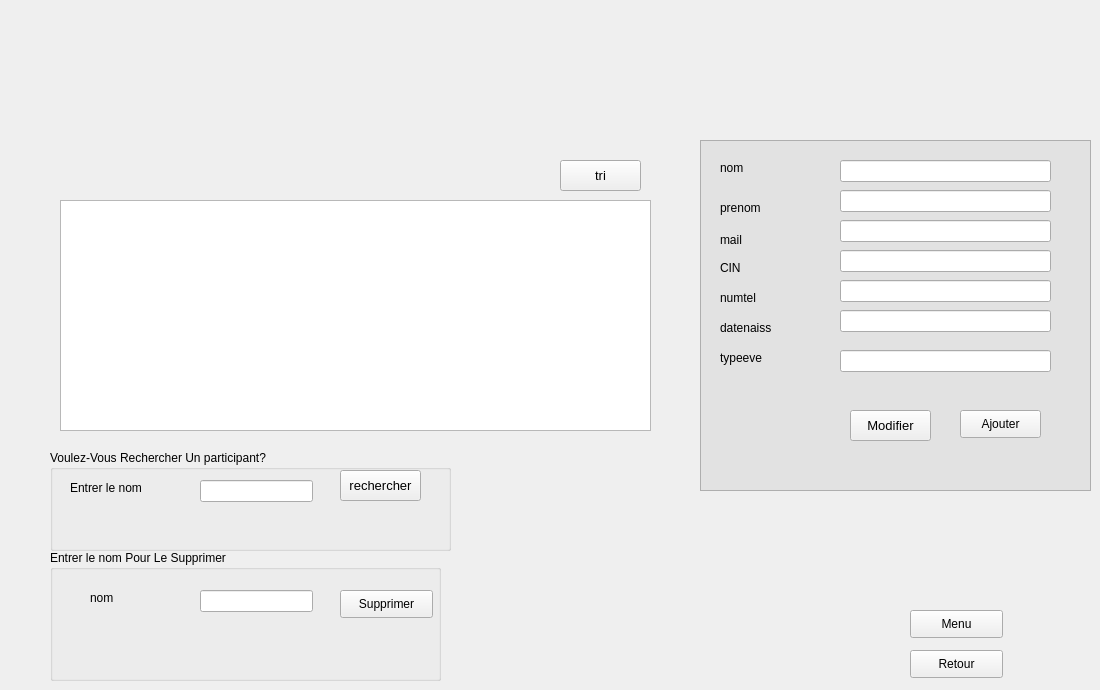
    <widget class="QWidget" name="page_9">
     <widget class="QPushButton" name="pb_tri_2">
      <property name="geometry">
       <rect>
        <x>560</x>
        <y>160</y>
        <width>81</width>
        <height>31</height>
       </rect>
      </property>
      <property name="font">
       <font>
        <family>MS Shell Dlg 2</family>
        <pointsize>10</pointsize>
        <weight>50</weight>
        <bold>false</bold>
        <underline>false</underline>
        <strikeout>false</strikeout>
       </font>
      </property>
      <property name="styleSheet">
       <string notr="true">QPushButton {

padding: 1px;

border-style: solid;

border: 2px solid gray;

border-radius: 8px;

background-color: rgb(170, 150, 123);

border:2px solid #000;

}

QPushButton {

     color: #fff !important;



text-decoration: none;

background: #ffb300;



border-radius: 5px;

display: inline-block;

border: none;

transition: all 0.4s ease 0s;

 }

 QPushButton:hover {

     background: #ffcc00;

	background-color: ;

letter-spacing: 1px;

-webkit-box-shadow: 0px 5px 40px -10px rgba(0,0,0,0.57);

-moz-box-shadow: 0px 5px 40px -10px rgba(0,0,0,0.57);

box-shadow: 5px 40px -10px rgba(0,0,0,0.57);

transition: all 0.4s ease 0s;

 }

Police:

MS Shell Dlg2 ,10</string>
      </property>
      <property name="text">
       <string>tri</string>
      </property>
     </widget>
     <widget class="QGroupBox" name="groupBox_8">
      <property name="geometry">
       <rect>
        <x>50</x>
        <y>450</y>
        <width>401</width>
        <height>101</height>
       </rect>
      </property>
      <property name="title">
       <string>Voulez-Vous Rechercher Un participant?</string>
      </property>
      <widget class="QLabel" name="label_24">
       <property name="geometry">
        <rect>
         <x>20</x>
         <y>30</y>
         <width>211</width>
         <height>16</height>
        </rect>
       </property>
       <property name="text">
        <string>Entrer le nom</string>
       </property>
      </widget>
      <widget class="QLineEdit" name="lineEditrech_2">
       <property name="geometry">
        <rect>
         <x>150</x>
         <y>30</y>
         <width>113</width>
         <height>22</height>
        </rect>
       </property>
      </widget>
      <widget class="QPushButton" name="pb_rechercher_2">
       <property name="geometry">
        <rect>
         <x>290</x>
         <y>20</y>
         <width>81</width>
         <height>31</height>
        </rect>
       </property>
       <property name="font">
        <font>
         <family>MS Shell Dlg 2</family>
         <pointsize>10</pointsize>
         <weight>50</weight>
         <bold>false</bold>
         <underline>false</underline>
         <strikeout>false</strikeout>
        </font>
       </property>
       <property name="styleSheet">
        <string notr="true">QPushButton {

padding: 1px;

border-style: solid;

border: 2px solid gray;

border-radius: 8px;

background-color: rgb(170, 150, 123);

border:2px solid #000;

}

QPushButton {

     color: #fff !important;



text-decoration: none;

background: #ffb300;



border-radius: 5px;

display: inline-block;

border: none;

transition: all 0.4s ease 0s;

 }

 QPushButton:hover {

     background: #ffcc00;

	background-color: ;

letter-spacing: 1px;

-webkit-box-shadow: 0px 5px 40px -10px rgba(0,0,0,0.57);

-moz-box-shadow: 0px 5px 40px -10px rgba(0,0,0,0.57);

box-shadow: 5px 40px -10px rgba(0,0,0,0.57);

transition: all 0.4s ease 0s;

 }

Police:

MS Shell Dlg2 ,10</string>
       </property>
       <property name="text">
        <string>rechercher</string>
       </property>
      </widget>
      <widget class="QLabel" name="label_36">
       <property name="geometry">
        <rect>
         <x>320</x>
         <y>60</y>
         <width>47</width>
         <height>31</height>
        </rect>
       </property>
       <property name="styleSheet">
        <string notr="true">image:url(:/Downloads/find2.png)</string>
       </property>
       <property name="text">
        <string/>
       </property>
      </widget>
     </widget>
     <widget class="QTableView" name="tabparticipant">
      <property name="geometry">
       <rect>
        <x>60</x>
        <y>200</y>
        <width>591</width>
        <height>231</height>
       </rect>
      </property>
     </widget>
     <widget class="QGroupBox" name="groupBox_10">
      <property name="geometry">
       <rect>
        <x>50</x>
        <y>550</y>
        <width>391</width>
        <height>131</height>
       </rect>
      </property>
      <property name="title">
       <string>Entrer le nom Pour Le Supprimer</string>
      </property>
      <widget class="QLabel" name="label_35">
       <property name="geometry">
        <rect>
         <x>40</x>
         <y>40</y>
         <width>91</width>
         <height>16</height>
        </rect>
       </property>
       <property name="text">
        <string>nom</string>
       </property>
      </widget>
      <widget class="QLineEdit" name="lineEdit_noms">
       <property name="geometry">
        <rect>
         <x>150</x>
         <y>40</y>
         <width>113</width>
         <height>22</height>
        </rect>
       </property>
      </widget>
      <widget class="QPushButton" name="pb_supprimer2">
       <property name="geometry">
        <rect>
         <x>290</x>
         <y>40</y>
         <width>93</width>
         <height>28</height>
        </rect>
       </property>
       <property name="styleSheet">
        <string notr="true">QPushButton {

padding: 1px;

border-style: solid;

border: 2px solid gray;

border-radius: 8px;

background-color: rgb(170, 150, 123);

border:2px solid #000;

}

QPushButton {

     color: #fff !important;



text-decoration: none;

background: #ffb300;



border-radius: 5px;

display: inline-block;

border: none;

transition: all 0.4s ease 0s;

 }

 QPushButton:hover {

     background: #ffcc00;

	background-color: ;

letter-spacing: 1px;

-webkit-box-shadow: 0px 5px 40px -10px rgba(0,0,0,0.57);

-moz-box-shadow: 0px 5px 40px -10px rgba(0,0,0,0.57);

box-shadow: 5px 40px -10px rgba(0,0,0,0.57);

transition: all 0.4s ease 0s;

 }

Police:

MS Shell Dlg2 ,10</string>
       </property>
       <property name="text">
        <string>Supprimer</string>
       </property>
      </widget>
      <widget class="QLabel" name="label_37">
       <property name="geometry">
        <rect>
         <x>320</x>
         <y>70</y>
         <width>47</width>
         <height>41</height>
        </rect>
       </property>
       <property name="styleSheet">
        <string notr="true">image:url(:/Downloads/delete2.png)</string>
       </property>
       <property name="text">
        <string/>
       </property>
      </widget>
     </widget>
     <widget class="QLineEdit" name="lineEdit_nom">
      <property name="geometry">
       <rect>
        <x>840</x>
        <y>160</y>
        <width>211</width>
        <height>22</height>
       </rect>
      </property>
     </widget>
     <widget class="QLineEdit" name="lineEdit_prenom">
      <property name="geometry">
       <rect>
        <x>840</x>
        <y>190</y>
        <width>211</width>
        <height>22</height>
       </rect>
      </property>
     </widget>
     <widget class="QLineEdit" name="lineEdit_mail">
      <property name="geometry">
       <rect>
        <x>840</x>
        <y>220</y>
        <width>211</width>
        <height>22</height>
       </rect>
      </property>
     </widget>
     <widget class="QLineEdit" name="lineEdit_CIN">
      <property name="geometry">
       <rect>
        <x>840</x>
        <y>250</y>
        <width>211</width>
        <height>22</height>
       </rect>
      </property>
     </widget>
     <widget class="QLineEdit" name="lineEdit_numtel">
      <property name="geometry">
       <rect>
        <x>840</x>
        <y>280</y>
        <width>211</width>
        <height>22</height>
       </rect>
      </property>
     </widget>
     <widget class="QLineEdit" name="lineEdit_datenaissance">
      <property name="geometry">
       <rect>
        <x>840</x>
        <y>310</y>
        <width>211</width>
        <height>22</height>
       </rect>
      </property>
     </widget>
     <widget class="QLineEdit" name="lineEdit_typeeve">
      <property name="geometry">
       <rect>
        <x>840</x>
        <y>350</y>
        <width>211</width>
        <height>22</height>
       </rect>
      </property>
     </widget>
     <widget class="QPushButton" name="pb_ajouter_2">
      <property name="geometry">
       <rect>
        <x>960</x>
        <y>410</y>
        <width>81</width>
        <height>28</height>
       </rect>
      </property>
      <property name="styleSheet">
       <string notr="true">QPushButton {

padding: 1px;

border-style: solid;

border: 2px solid gray;

border-radius: 8px;

background-color: rgb(170, 150, 123);

border:2px solid #000;

}

QPushButton {

     color: #fff !important;



text-decoration: none;

background: #ffb300;



border-radius: 5px;

display: inline-block;

border: none;

transition: all 0.4s ease 0s;

 }

 QPushButton:hover {

     background: #ffcc00;

	background-color: ;

letter-spacing: 1px;

-webkit-box-shadow: 0px 5px 40px -10px rgba(0,0,0,0.57);

-moz-box-shadow: 0px 5px 40px -10px rgba(0,0,0,0.57);

box-shadow: 5px 40px -10px rgba(0,0,0,0.57);

transition: all 0.4s ease 0s;

 }

Police:

MS Shell Dlg2 ,10</string>
      </property>
      <property name="text">
       <string>Ajouter</string>
      </property>
     </widget>
     <widget class="QPushButton" name="pb_modifier_2">
      <property name="geometry">
       <rect>
        <x>850</x>
        <y>410</y>
        <width>81</width>
        <height>31</height>
       </rect>
      </property>
      <property name="font">
       <font>
        <family>MS Shell Dlg 2</family>
        <pointsize>10</pointsize>
        <weight>50</weight>
        <bold>false</bold>
        <underline>false</underline>
        <strikeout>false</strikeout>
       </font>
      </property>
      <property name="styleSheet">
       <string notr="true">QPushButton {

padding: 1px;

border-style: solid;

border: 2px solid gray;

border-radius: 8px;

background-color: rgb(170, 150, 123);

border:2px solid #000;

}

QPushButton {

     color: #fff !important;



text-decoration: none;

background: #ffb300;



border-radius: 5px;

display: inline-block;

border: none;

transition: all 0.4s ease 0s;

 }

 QPushButton:hover {

     background: #ffcc00;

	background-color: ;

letter-spacing: 1px;

-webkit-box-shadow: 0px 5px 40px -10px rgba(0,0,0,0.57);

-moz-box-shadow: 0px 5px 40px -10px rgba(0,0,0,0.57);

box-shadow: 5px 40px -10px rgba(0,0,0,0.57);

transition: all 0.4s ease 0s;

 }

Police:

MS Shell Dlg2 ,10</string>
      </property>
      <property name="text">
       <string>Modifier</string>
      </property>
     </widget>
     <widget class="QLabel" name="label_23">
      <property name="geometry">
       <rect>
        <x>720</x>
        <y>160</y>
        <width>81</width>
        <height>16</height>
       </rect>
      </property>
      <property name="text">
       <string>nom</string>
      </property>
     </widget>
     <widget class="QLabel" name="label_22">
      <property name="geometry">
       <rect>
        <x>720</x>
        <y>200</y>
        <width>101</width>
        <height>16</height>
       </rect>
      </property>
      <property name="text">
       <string>prenom</string>
      </property>
     </widget>
     <widget class="QLabel" name="label_26">
      <property name="geometry">
       <rect>
        <x>720</x>
        <y>230</y>
        <width>81</width>
        <height>20</height>
       </rect>
      </property>
      <property name="text">
       <string>mail</string>
      </property>
     </widget>
     <widget class="QLabel" name="label_27">
      <property name="geometry">
       <rect>
        <x>720</x>
        <y>260</y>
        <width>81</width>
        <height>16</height>
       </rect>
      </property>
      <property name="text">
       <string>CIN</string>
      </property>
     </widget>
     <widget class="QLabel" name="label_28">
      <property name="geometry">
       <rect>
        <x>720</x>
        <y>290</y>
        <width>81</width>
        <height>16</height>
       </rect>
      </property>
      <property name="text">
       <string>numtel</string>
      </property>
     </widget>
     <widget class="QLabel" name="label_31">
      <property name="geometry">
       <rect>
        <x>720</x>
        <y>320</y>
        <width>81</width>
        <height>16</height>
       </rect>
      </property>
      <property name="text">
       <string>datenaiss</string>
      </property>
     </widget>
     <widget class="QLabel" name="label_32">
      <property name="geometry">
       <rect>
        <x>720</x>
        <y>350</y>
        <width>81</width>
        <height>16</height>
       </rect>
      </property>
      <property name="text">
       <string>typeeve</string>
      </property>
     </widget>
     <widget class="QPushButton" name="pushButton_11">
      <property name="geometry">
       <rect>
        <x>910</x>
        <y>610</y>
        <width>93</width>
        <height>28</height>
       </rect>
      </property>
      <property name="styleSheet">
       <string notr="true">QPushButton {

padding: 1px;

border-style: solid;

border: 2px solid gray;

border-radius: 8px;

background-color: rgb(170, 150, 123);

border:2px solid #000;

}

QPushButton {

     color: #fff !important;



text-decoration: none;

background: #ffb300;



border-radius: 5px;

display: inline-block;

border: none;

transition: all 0.4s ease 0s;

 }

 QPushButton:hover {

     background: #ffcc00;

	background-color: ;

letter-spacing: 1px;

-webkit-box-shadow: 0px 5px 40px -10px rgba(0,0,0,0.57);

-moz-box-shadow: 0px 5px 40px -10px rgba(0,0,0,0.57);

box-shadow: 5px 40px -10px rgba(0,0,0,0.57);

transition: all 0.4s ease 0s;

 }

Police:

MS Shell Dlg2 ,10</string>
      </property>
      <property name="text">
       <string>Menu</string>
      </property>
     </widget>
     <widget class="QPushButton" name="pushButton_12">
      <property name="geometry">
       <rect>
        <x>910</x>
        <y>650</y>
        <width>93</width>
        <height>28</height>
       </rect>
      </property>
      <property name="styleSheet">
       <string notr="true">QPushButton {

padding: 1px;

border-style: solid;

border: 2px solid gray;

border-radius: 8px;

background-color: rgb(170, 150, 123);

border:2px solid #000;

}

QPushButton {

     color: #fff !important;



text-decoration: none;

background: #ffb300;



border-radius: 5px;

display: inline-block;

border: none;

transition: all 0.4s ease 0s;

 }

 QPushButton:hover {

     background: #ffcc00;

	background-color: ;

letter-spacing: 1px;

-webkit-box-shadow: 0px 5px 40px -10px rgba(0,0,0,0.57);

-moz-box-shadow: 0px 5px 40px -10px rgba(0,0,0,0.57);

box-shadow: 5px 40px -10px rgba(0,0,0,0.57);

transition: all 0.4s ease 0s;

 }

Police:

MS Shell Dlg2 ,10</string>
      </property>
      <property name="text">
       <string>Retour</string>
      </property>
     </widget>
     <widget class="QLabel" name="label_29">
      <property name="geometry">
       <rect>
        <x>980</x>
        <y>450</y>
        <width>47</width>
        <height>31</height>
       </rect>
      </property>
      <property name="styleSheet">
       <string notr="true">image:url(:/Downloads/add2.png)</string>
      </property>
      <property name="text">
       <string/>
      </property>
     </widget>
     <widget class="QLabel" name="label_30">
      <property name="geometry">
       <rect>
        <x>870</x>
        <y>450</y>
        <width>47</width>
        <height>31</height>
       </rect>
      </property>
      <property name="styleSheet">
       <string notr="true">image:url(:/Downloads/update2.png)</string>
      </property>
      <property name="text">
       <string/>
      </property>
     </widget>
     <widget class="QLabel" name="label_33">
      <property name="geometry">
       <rect>
        <x>1030</x>
        <y>610</y>
        <width>47</width>
        <height>31</height>
       </rect>
      </property>
      <property name="styleSheet">
       <string notr="true">image:url(:/Downloads/menu2.png)</string>
      </property>
      <property name="text">
       <string/>
      </property>
     </widget>
     <widget class="QLabel" name="label_34">
      <property name="geometry">
       <rect>
        <x>1020</x>
        <y>650</y>
        <width>47</width>
        <height>31</height>
       </rect>
      </property>
      <property name="styleSheet">
       <string notr="true">image:url(:/Downloads/return2.png)</string>
      </property>
      <property name="text">
       <string/>
      </property>
     </widget>
     <widget class="QListWidget" name="listWidget_2">
      <property name="geometry">
       <rect>
        <x>700</x>
        <y>140</y>
        <width>391</width>
        <height>351</height>
       </rect>
      </property>
      <property name="styleSheet">
       <string notr="true">background:#e2e2e2</string>
      </property>
     </widget>
     <zorder>listWidget_2</zorder>
     <zorder>pb_tri_2</zorder>
     <zorder>groupBox_8</zorder>
     <zorder>tabparticipant</zorder>
     <zorder>groupBox_10</zorder>
     <zorder>lineEdit_nom</zorder>
     <zorder>lineEdit_prenom</zorder>
     <zorder>lineEdit_mail</zorder>
     <zorder>lineEdit_CIN</zorder>
     <zorder>lineEdit_numtel</zorder>
     <zorder>lineEdit_datenaissance</zorder>
     <zorder>lineEdit_typeeve</zorder>
     <zorder>pb_ajouter_2</zorder>
     <zorder>pb_modifier_2</zorder>
     <zorder>label_23</zorder>
     <zorder>label_22</zorder>
     <zorder>label_26</zorder>
     <zorder>label_27</zorder>
     <zorder>label_28</zorder>
     <zorder>label_31</zorder>
     <zorder>label_32</zorder>
     <zorder>pushButton_11</zorder>
     <zorder>pushButton_12</zorder>
     <zorder>label_29</zorder>
     <zorder>label_30</zorder>
     <zorder>label_33</zorder>
     <zorder>label_34</zorder>
    </widget>
